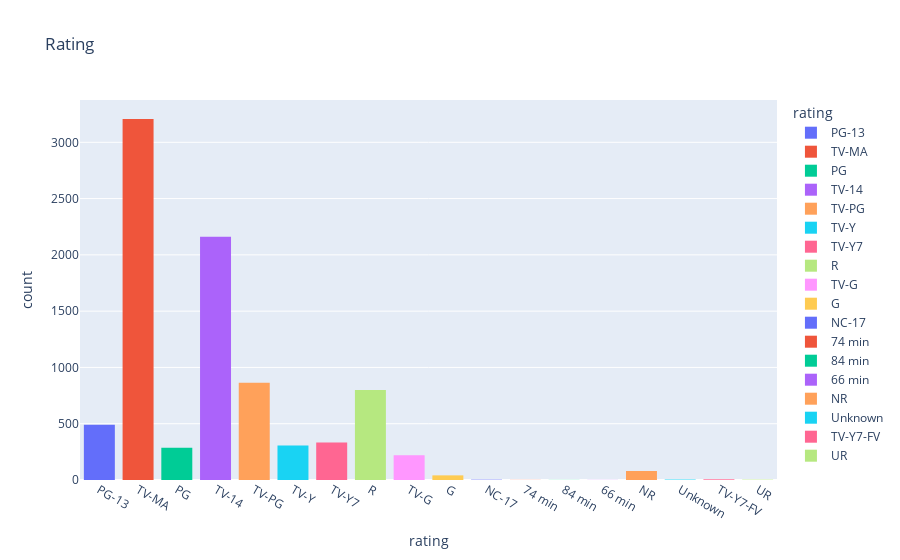

Here is the notebook cell this chart was saved with:
### Code cell
fig = px.histogram(netflix_data, x = 'rating', title = 'Rating', color = 'rating')
fig.update_layout(bargap=0.2)
fig.show()

### Figure 1 — Plotly figure (JSON) as saved in the notebook; plotly's stock layout.template omitted (floating-point values rounded to 4 significant figures; data arrays with more than 128 entries replaced by an {"elided": "..."} marker saying what was removed)
{"data": [{"alignmentgroup": "True", "bingroup": "x", "hovertemplate": "rating=%{x}<br>count=%{y}<extra></extra>", "legendgroup": "PG-13", "marker": {"color": "#636efa", "pattern": {"shape": ""}}, "name": "PG-13", "offsetgroup": "PG-13", "orientation": "v", "showlegend": true, "type": "histogram", "x": {"elided": "490 str values"}, "xaxis": "x", "yaxis": "y"}, {"alignmentgroup": "True", "bingroup": "x", "hovertemplate": "rating=%{x}<br>count=%{y}<extra></extra>", "legendgroup": "TV-MA", "marker": {"color": "#EF553B", "pattern": {"shape": ""}}, "name": "TV-MA", "offsetgroup": "TV-MA", "orientation": "v", "showlegend": true, "type": "histogram", "x": {"elided": "3207 str values"}, "xaxis": "x", "yaxis": "y"}, {"alignmentgroup": "True", "bingroup": "x", "hovertemplate": "rating=%{x}<br>count=%{y}<extra></extra>", "legendgroup": "PG", "marker": {"color": "#00cc96", "pattern": {"shape": ""}}, "name": "PG", "offsetgroup": "PG", "orientation": "v", "showlegend": true, "type": "histogram", "x": {"elided": "287 str values"}, "xaxis": "x", "yaxis": "y"}, {"alignmentgroup": "True", "bingroup": "x", "hovertemplate": "rating=%{x}<br>count=%{y}<extra></extra>", "legendgroup": "TV-14", "marker": {"color": "#ab63fa", "pattern": {"shape": ""}}, "name": "TV-14", "offsetgroup": "TV-14", "orientation": "v", "showlegend": true, "type": "histogram", "x": {"elided": "2160 str values"}, "xaxis": "x", "yaxis": "y"}, {"alignmentgroup": "True", "bingroup": "x", "hovertemplate": "rating=%{x}<br>count=%{y}<extra></extra>", "legendgroup": "TV-PG", "marker": {"color": "#FFA15A", "pattern": {"shape": ""}}, "name": "TV-PG", "offsetgroup": "TV-PG", "orientation": "v", "showlegend": true, "type": "histogram", "x": {"elided": "863 str values"}, "xaxis": "x", "yaxis": "y"}, {"alignmentgroup": "True", "bingroup": "x", "hovertemplate": "rating=%{x}<br>count=%{y}<extra></extra>", "legendgroup": "TV-Y", "marker": {"color": "#19d3f3", "pattern": {"shape": ""}}, "name": "TV-Y", "offsetgroup": "TV-Y", "orientation": "v", "showlegend": true, "type": "histogram", "x": {"elided": "307 str values"}, "xaxis": "x", "yaxis": "y"}, {"alignmentgroup": "True", "bingroup": "x", "hovertemplate": "rating=%{x}<br>count=%{y}<extra></extra>", "legendgroup": "TV-Y7", "marker": {"color": "#FF6692", "pattern": {"shape": ""}}, "name": "TV-Y7", "offsetgroup": "TV-Y7", "orientation": "v", "showlegend": true, "type": "histogram", "x": {"elided": "334 str values"}, "xaxis": "x", "yaxis": "y"}, {"alignmentgroup": "True", "bingroup": "x", "hovertemplate": "rating=%{x}<br>count=%{y}<extra></extra>", "legendgroup": "R", "marker": {"color": "#B6E880", "pattern": {"shape": ""}}, "name": "R", "offsetgroup": "R", "orientation": "v", "showlegend": true, "type": "histogram", "x": {"elided": "799 str values"}, "xaxis": "x", "yaxis": "y"}, {"alignmentgroup": "True", "bingroup": "x", "hovertemplate": "rating=%{x}<br>count=%{y}<extra></extra>", "legendgroup": "TV-G", "marker": {"color": "#FF97FF", "pattern": {"shape": ""}}, "name": "TV-G", "offsetgroup": "TV-G", "orientation": "v", "showlegend": true, "type": "histogram", "x": {"elided": "220 str values"}, "xaxis": "x", "yaxis": "y"}, {"alignmentgroup": "True", "bingroup": "x", "hovertemplate": "rating=%{x}<br>count=%{y}<extra></extra>", "legendgroup": "G", "marker": {"color": "#FECB52", "pattern": {"shape": ""}}, "name": "G", "offsetgroup": "G", "orientation": "v", "showlegend": true, "type": "histogram", "x": ["G", "G", "G", "G", "G", "G", "G", "G", "G", "G", "G", "G", "G", "G", "G", "G", "G", "G", "G", "G", "G", "G", "G", "G", "G", "G", "G", "G", "G", "G", "G", "G", "G", "G", "G", "G", "G", "G", "G", "G", "G"], "xaxis": "x", "yaxis": "y"}, {"alignmentgroup": "True", "bingroup": "x", "hovertemplate": "rating=%{x}<br>count=%{y}<extra></extra>", "legendgroup": "NC-17", "marker": {"color": "#636efa", "pattern": {"shape": ""}}, "name": "NC-17", "offsetgroup": "NC-17", "orientation": "v", "showlegend": true, "type": "histogram", "x": ["NC-17", "NC-17", "NC-17"], "xaxis": "x", "yaxis": "y"}, {"alignmentgroup": "True", "bingroup": "x", "hovertemplate": "rating=%{x}<br>count=%{y}<extra></extra>", "legendgroup": "74 min", "marker": {"color": "#EF553B", "pattern": {"shape": ""}}, "name": "74 min", "offsetgroup": "74 min", "orientation": "v", "showlegend": true, "type": "histogram", "x": ["74 min"], "xaxis": "x", "yaxis": "y"}, {"alignmentgroup": "True", "bingroup": "x", "hovertemplate": "rating=%{x}<br>count=%{y}<extra></extra>", "legendgroup": "84 min", "marker": {"color": "#00cc96", "pattern": {"shape": ""}}, "name": "84 min", "offsetgroup": "84 min", "orientation": "v", "showlegend": true, "type": "histogram", "x": ["84 min"], "xaxis": "x", "yaxis": "y"}, {"alignmentgroup": "True", "bingroup": "x", "hovertemplate": "rating=%{x}<br>count=%{y}<extra></extra>", "legendgroup": "66 min", "marker": {"color": "#ab63fa", "pattern": {"shape": ""}}, "name": "66 min", "offsetgroup": "66 min", "orientation": "v", "showlegend": true, "type": "histogram", "x": ["66 min"], "xaxis": "x", "yaxis": "y"}, {"alignmentgroup": "True", "bingroup": "x", "hovertemplate": "rating=%{x}<br>count=%{y}<extra></extra>", "legendgroup": "NR", "marker": {"color": "#FFA15A", "pattern": {"shape": ""}}, "name": "NR", "offsetgroup": "NR", "orientation": "v", "showlegend": true, "type": "histogram", "x": ["NR", "NR", "NR", "NR", "NR", "NR", "NR", "NR", "NR", "NR", "NR", "NR", "NR", "NR", "NR", "NR", "NR", "NR", "NR", "NR", "NR", "NR", "NR", "NR", "NR", "NR", "NR", "NR", "NR", "NR", "NR", "NR", "NR", "NR", "NR", "NR", "NR", "NR", "NR", "NR", "NR", "NR", "NR", "NR", "NR", "NR", "NR", "NR", "NR", "NR", "NR", "NR", "NR", "NR", "NR", "NR", "NR", "NR", "NR", "NR", "NR", "NR", "NR", "NR", "NR", "NR", "NR", "NR", "NR", "NR", "NR", "NR", "NR", "NR", "NR", "NR", "NR", "NR", "NR", "NR"], "xaxis": "x", "yaxis": "y"}, {"alignmentgroup": "True", "bingroup": "x", "hovertemplate": "rating=%{x}<br>count=%{y}<extra></extra>", "legendgroup": "Unknown", "marker": {"color": "#19d3f3", "pattern": {"shape": ""}}, "name": "Unknown", "offsetgroup": "Unknown", "orientation": "v", "showlegend": true, "type": "histogram", "x": ["Unknown", "Unknown", "Unknown", "Unknown"], "xaxis": "x", "yaxis": "y"}, {"alignmentgroup": "True", "bingroup": "x", "hovertemplate": "rating=%{x}<br>count=%{y}<extra></extra>", "legendgroup": "TV-Y7-FV", "marker": {"color": "#FF6692", "pattern": {"shape": ""}}, "name": "TV-Y7-FV", "offsetgroup": "TV-Y7-FV", "orientation": "v", "showlegend": true, "type": "histogram", "x": ["TV-Y7-FV", "TV-Y7-FV", "TV-Y7-FV", "TV-Y7-FV", "TV-Y7-FV", "TV-Y7-FV"], "xaxis": "x", "yaxis": "y"}, {"alignmentgroup": "True", "bingroup": "x", "hovertemplate": "rating=%{x}<br>count=%{y}<extra></extra>", "legendgroup": "UR", "marker": {"color": "#B6E880", "pattern": {"shape": ""}}, "name": "UR", "offsetgroup": "UR", "orientation": "v", "showlegend": true, "type": "histogram", "x": ["UR", "UR", "UR"], "xaxis": "x", "yaxis": "y"}], "layout": {"bargap": 0.2, "barmode": "relative", "legend": {"title": {"text": "rating"}, "tracegroupgap": 0}, "title": {"text": "Rating"}, "xaxis": {"anchor": "y", "categoryarray": ["PG-13", "TV-MA", "PG", "TV-14", "TV-PG", "TV-Y", "TV-Y7", "R", "TV-G", "G", "NC-17", "74 min", "84 min", "66 min", "NR", "Unknown", "TV-Y7-FV", "UR"], "categoryorder": "array", "domain": [0, 1], "title": {"text": "rating"}}, "yaxis": {"anchor": "x", "domain": [0, 1], "title": {"text": "count"}}}}
